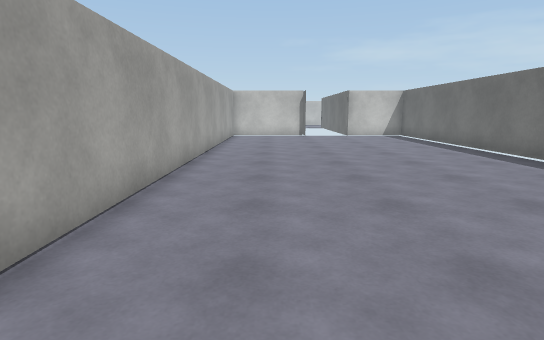
[1] (above)

12 first-person views from a walk through a 3-D level made in the Unity game engine. The camera is 1.3 m above the floor, tilts 10° down and sees 80° across. The floor is counted in squares, 1 m on a side. Each view is taken from the middle of a square. On the plan, view 1 faces up. The plan holds only what a view shows up to about 14 squares ahead; the rest is blank. The place goes on beyond the plan. Surface patterns are stand-ins for the level's own textures.

[2]
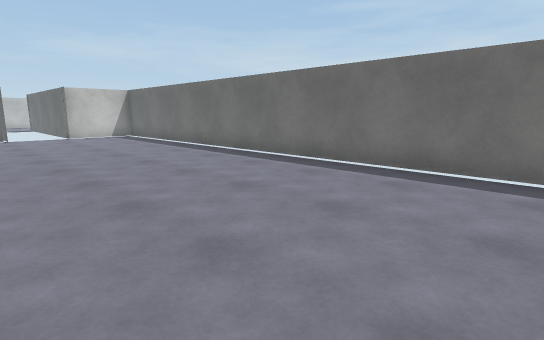

[3]
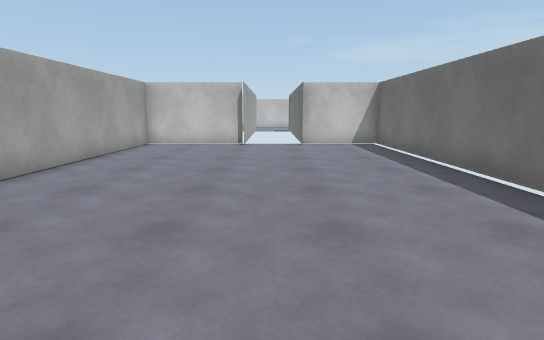

[4]
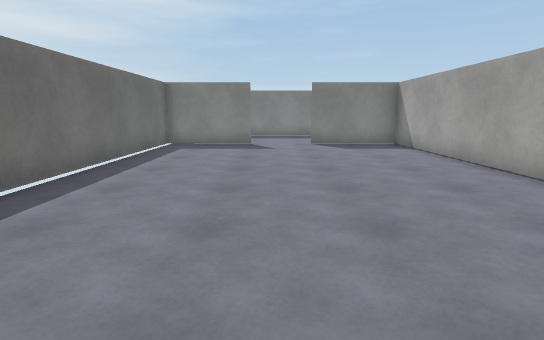

[5]
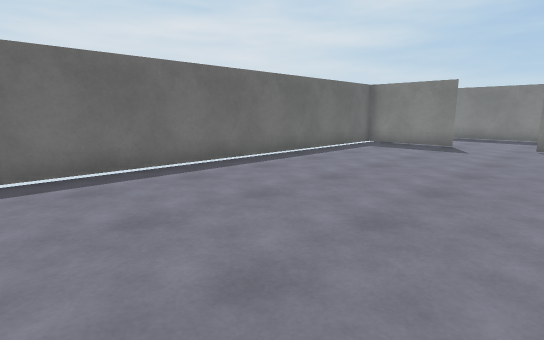

[6]
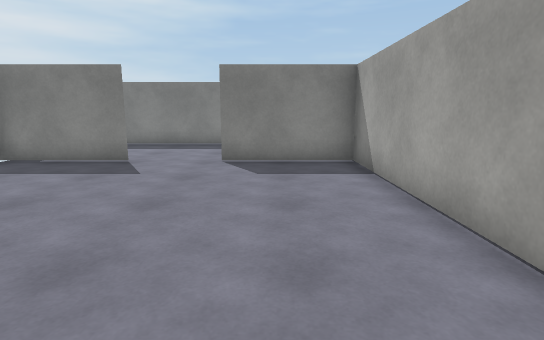

[7]
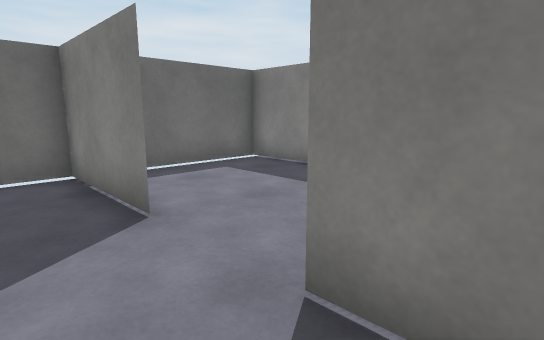

[8]
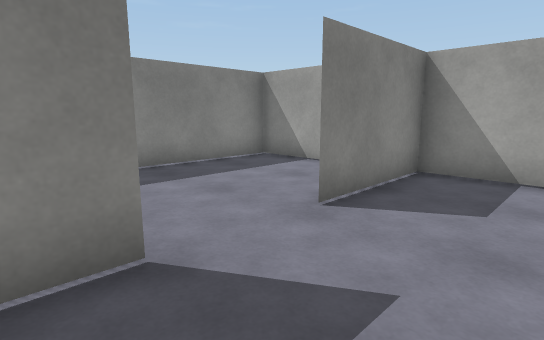

[9]
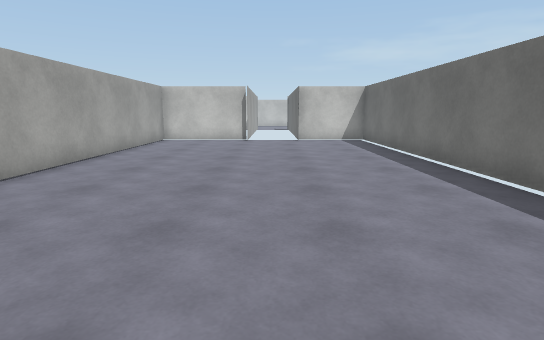

[10]
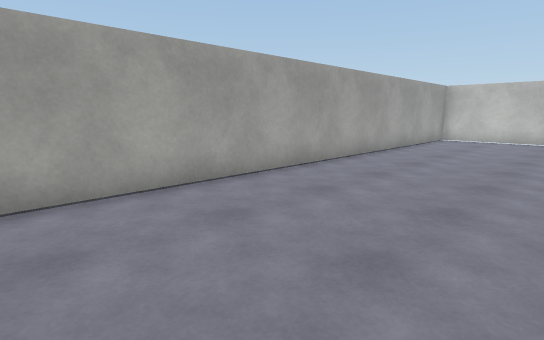

[11]
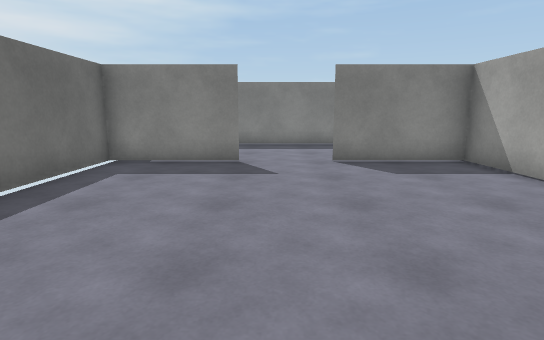

[12]
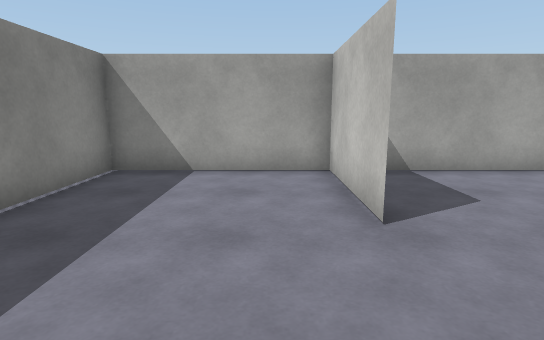

### Floor plan
Points are (right, up) in squares from view 1. A wall is a line through its corners. A room is listed if a view was taken in it or the views show most of it. See-through windows are left out.
Room 1 (views 1, 2, 3, 4, 5, 6, 7, 8, 9, 10, 11)
walls: (3.9, -5.7) (7.5, -5.7); (7.4, -5.9) (7.4, 18.7) (4.3, 18.7); (1.9, 18.7) (-2.2, 18.7) (-2.2, -5.9); (-2.2, -5.7) (1.4, -5.7); (1.9, 19.1) (1.9, 18.2)
ways out: opening at (2.5, -6) to room 2
Room 2 (view 12)
walls: (1.4, -5.7) (-2.2, -5.7); (-2.2, -5.9) (-2.2, -10.6) (7.4, -10.6) (7.4, -5.9)
ways out: opening at (2.5, -6) to room 1

Where each view was taken, in squares from view 1:
view 1: 0 up, 0 right, facing up
view 2: 0 up, 0 right, facing up-right
view 3: 5 up, 3 right, facing up
view 4: 8 up, 3 right, facing down
view 5: 8 up, 0 right, facing down-right
view 6: 3 up, 0 right, facing down
view 7: 4 down, 0 right, facing down-right
view 8: 3 down, 5 right, facing down-left
view 9: 3 up, 3 right, facing up
view 10: 2 up, 3 right, facing up-left
view 11: 3 up, 3 right, facing down
view 12: 7 down, 5 right, facing left
